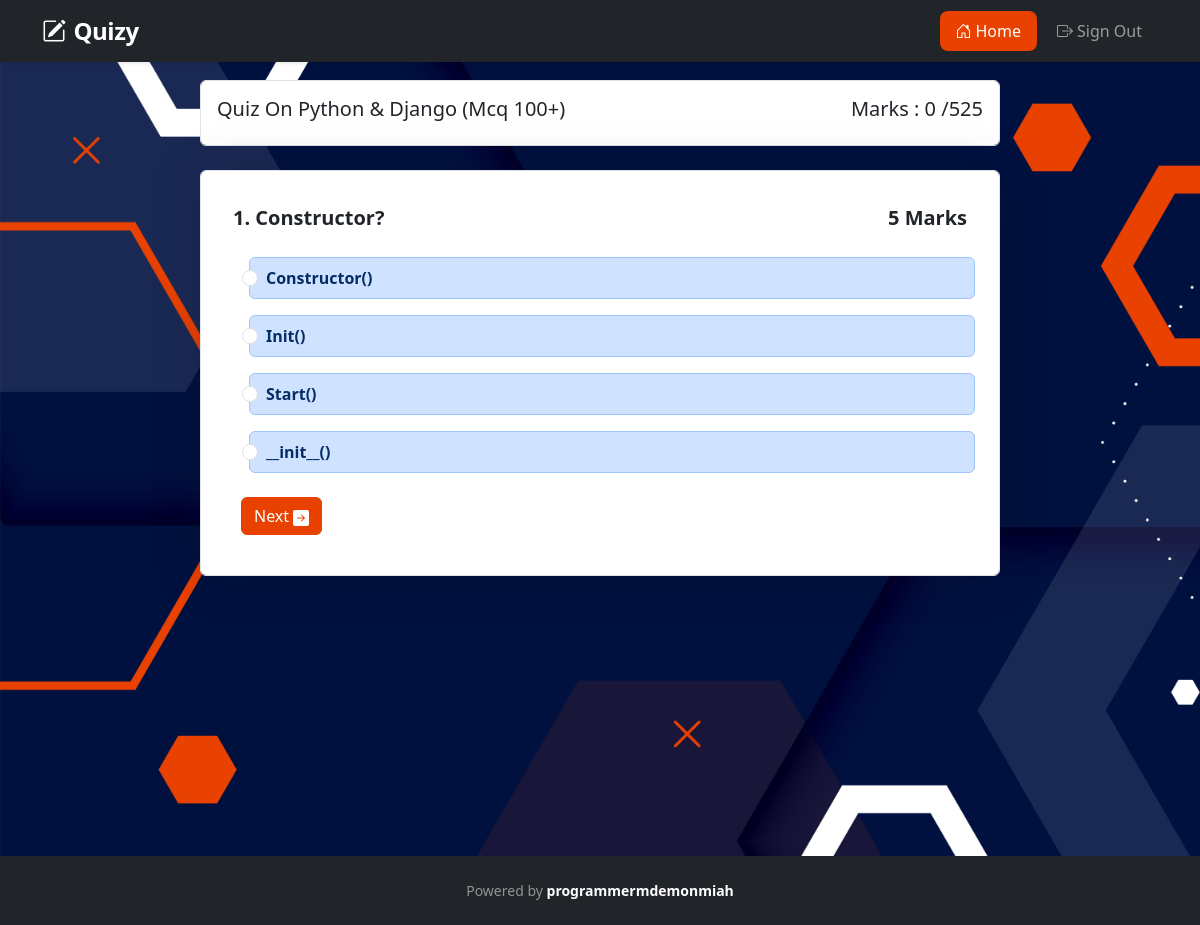
The app's page /quiz/python-django-mcq-100/ (signed in) with its own data.
### home/models.py (models this page shows, shortened)
class BaseModel(models.Model):
    uid = models.UUIDField(primary_key=True,default=uuid4,editable=False)
    created_at = models.DateTimeField(auto_now_add=True)
    updated_at = models.DateTimeField(auto_now=True)
    class Meta:
        abstract = True

class Category(BaseModel):
    name = models.CharField(max_length=100)
    slug = models.SlugField(max_length=120, unique=True, blank=True)
    description  = models.TextField(default='')
    total_marks=models.IntegerField(default=0)
    total_questions=models.IntegerField(default=0)
    image = models.ImageField(upload_to='media/',default=None,null=True,blank=True)
    total_time = models.IntegerField(default=60)
    def save(self, *args, **kwargs):
        if not self.slug:
            self.slug = slugify(self.name)
        super().save(*args, **kwargs)
    def __str__(self) -> str:
        return self.name
    def get_total(self):
        questions= Question.objects.filter(category=self)
        self.total_marks= sum(question.mark for question in questions)
        self.total_questions = len(questions)

class Quiz(BaseModel):
    status_choice = (
        ('no','no'),
        ('yes','yes'),
        ('incomplete','incomplete'),
    )
    user = models.ForeignKey(User,on_delete=models.CASCADE)
    category = models.ForeignKey(Category,on_delete=models.CASCADE,related_name='quiz',default=None)
    given_question = models.ManyToManyField(GivenQuizQuestions,blank=True)
    marks = models.IntegerField(default=0)
    total_marks=models.IntegerField(default=0)
    status = models.CharField(max_length=10,blank=True,default='no',null=True)
    start_time = models.DateTimeField(auto_now_add=True)
    end_time = models.DateTimeField(blank=True,null=True)
    def calculateMarks(self):
        marks = 0
        for i in self.given_question.all():
            if i.answer.is_correct:
                marks += i.question.mark
        self.marks = marks
    def save(self, *args, **kwargs):
        is_new = self.pk is None
        if not is_new and not self.end_time and self.start_time:
            self.end_time = self.start_time + timedelta(minutes=self.category.total_time)
        if not is_new:
            self.calculateMarks()
        super().save(*args, **kwargs)
        if is_new:
            self.refresh_from_db(fields=['start_time'])
            self.end_time = self.start_time + timedelta(minutes=self.category.total_time)
            self.calculateMarks()
            super().save(update_fields=['end_time', 'marks'])

class Question(BaseModel):
    category = models.ForeignKey(Category,on_delete=models.CASCADE,related_name='questions')
    question = models.TextField()
    mark = models.IntegerField(default=5)
    class Meta:
        ordering = ['uid']

class Answer(BaseModel):
    question = models.ForeignKey(Question,on_delete=models.CASCADE,related_name='answers')
    answer= models.TextField()
    is_correct = models.BooleanField(default=False)
    class Meta:
        ordering = ['uid']

### home/views.py (the view)
# urls.py: path('quiz/',quiz,name="quiz"),
@login_required
def quiz(request, category_slug=None):
    try:
        if category_slug:
            category = Category.objects.get(slug=category_slug)
            quiz = Quiz.objects.get(user=request.user, category=category)
            questions = Question.objects.filter(category=category)
        else:
            category_name = request.GET.get('category')
            category = Category.objects.get(slug=category_name) if category_name else None
            quiz = Quiz.objects.get(user=request.user, category=category) if category else None
            questions = Question.objects.filter(category=category) if category else Question.objects.all()
        if quiz:
            quiz.calculateMarks()
            quiz.category.get_total()
            quiz.save()
            quiz.category.save()
        p = Paginator(questions, 1)
        page_no = request.GET.get('page')
        if not page_no:
            page_no = 1
        try:
            page_obj = p.get_page(page_no)
        except:
            page_obj = p.get_page(1)
        context = {'page_obj': page_obj, 'category': category,
                   'quiz': quiz, 'homeactive': True}
        return render(request, 'home/quiz.html', context)
    except Exception as e:
        return HttpResponse("Something Went Wrong --->")

### templates/home/quiz.html (shortened to what this page needs)
{% extends 'layout/base.html' %}
{% load static %}
{% block css %}
<link rel="stylesheet" href="{% static 'css/quiz.css' %}">
{% endblock css %}
{% block body %}
<div class='col-md-8  mx-auto  '>
    <div class="mb-4 fw-semibold text-center  d-flex justify-content-between form-control p-3 text-dark">
        <h5> Quiz On {{category|title}}</h5>
        <h5>Marks : <span id="marks">
                {{quiz.marks}}
            </span>/{{quiz.category.total_marks}}</h5>
    </div>
    {% for question in page_obj.object_list %}
    <form action="" class="mt-4 p-4 text-capitalize form-control box_shadow">
        <div class="fw-bold text-center fs-5 d-flex justify-content-between  p-2">
            <span id="{{question.uid}}" class="questionP">{{page_obj.number}}. {{question.question}}</span>
            <span>{{question.mark}} Marks</span>
        </div>
        <div class="form-check">
            {% for answer in question.answers.all %}
            <ul class="list-group">
                <li class="list-group-item list-group-item-action list-group-item-primary mt-3 answerList">
                    <input class="form-check-input me-1 answerInput" value='{{answer.answer}}' type="radio"
                        id="{{answer.uid}}" name="answerInput">
                    <label class="form-check-label d-block fw-semibold" for="{{answer.uid}}">
                        {{answer.answer}}</label>
                </li>
            </ul>
            {% endfor %}
        </div>
        <div class="mt-2 p-3 d-flex justify-content-between">
            {% if page_obj.has_next %}
            <a class="btn btn-primary " href="{% url 'quiz_by_slug' category.slug %}?page={{page_obj.next_page_number}}">Next
            </a>
            {% endif %}
        </div>
    </form>
    {% endfor %}
</div>
{% endblock body %}

### static/css/utils.css (style rules this page uses)
.box_shadow { box-shadow: 0px 0px 50px 0px rgba(17, 17, 26, 0.18); }
.btn-primary { background-color: #e94100 !important; border: 1px solid #e94100; transition:all .3s ease-in-out; }

### static/css/base.css (style rules this page uses)
html,body,.background_div { height: 100%; }

### static/css/quiz.css (style rules this page uses)
.form-check-label { cursor: pointer; }
.answerList { transition: all .3s ease-in-out; }

### records on screen
Category: name "Python & Django (Mcq 100+)"
Quiz: marks "0", category.total_marks "525"
Question: number "1", question "Constructor?", mark "5"
Answer: answer "Constructor()"
Answer: answer "Init()"
Answer: answer "Start()"
Answer: answer "__init__()"
